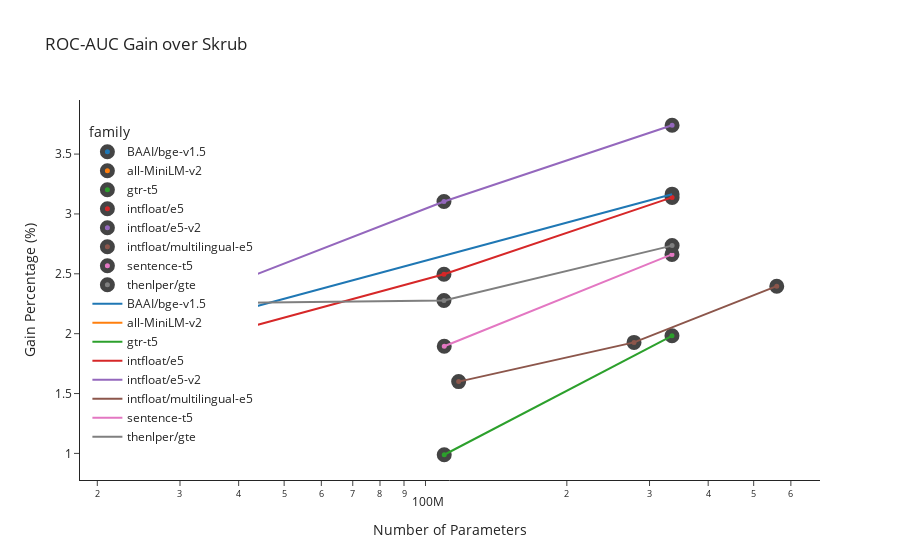

Notebook cell for this chart:
### Code cell
import plotly.express as px
import plotly.graph_objects as go

# Create scatter plot
fig = px.scatter(
    merged_dataframe,
    x = "Number of Parameters",
    y = "gain_percent",
    color="family",
    log_x=True,
    title="ROC-AUC Gain over Skrub",
    labels={
        #"ngrams_div_by_nrows": "Number of Unique N-grams Divided by N-Rows (log scale)",
        "gain_percent": "Gain Percentage (%)",
    },
    template="simple_white",
    #color_discrete_sequence=px.colors.qualitative.Pastel1,  # Use a less vibrant color palette
    hover_data={"family": False}  # Disable hover for scatter plot to avoid duplicate hover info with lines
)

# Reduce marker size and line width
for trace in fig.data:
    trace.marker.size = 10
    trace.marker.line.width = 5

# Extract color sequence used by Plotly Express
color_discrete_map = {}
for trace in fig.data:
    color_discrete_map[trace.name] = trace.marker.color

# Create lines with the same color sequence
for prefix, group in merged_dataframe.groupby('family'):
    # sort the group based on "Number of Parameters"
    group_sorted = group.sort_values("Number of Parameters")
    fig.add_trace(
        go.Scatter(
            x=group_sorted["Number of Parameters"], 
            y=group_sorted["gain_percent"],
            mode='lines',
            line=dict(color=color_discrete_map[prefix], width=2),  # Reduce line width
            name=prefix,
            hovertemplate='Number of Parameters: %{x}<br>Gain Percentage: %{y}%'  # Customize hover info
        )
    )

# Move legend to the side
fig.update_layout(
    legend=dict(
        orientation="v",
        yanchor="top",
        y=0.95,
        xanchor="left",
        x=0.01
    )
)

fig.show()

### Figure 1 — Plotly figure (JSON) as saved in the notebook; plotly's stock layout.template omitted (floating-point values rounded to 4 significant figures)
{"data": [{"customdata": [["BAAI/bge-v1.5"], ["BAAI/bge-v1.5"]], "hovertemplate": "Number of Parameters=%{x}<br>Gain Percentage (%)=%{y}<extra></extra>", "legendgroup": "BAAI/bge-v1.5", "marker": {"color": "#1F77B4", "line": {"width": 5}, "size": 10, "symbol": "circle"}, "mode": "markers", "name": "BAAI/bge-v1.5", "orientation": "v", "showlegend": true, "type": "scatter", "x": [335141888, 33360000], "xaxis": "x", "y": [3.165, 2.106], "yaxis": "y"}, {"customdata": [["all-MiniLM-v2"], ["all-MiniLM-v2"]], "hovertemplate": "Number of Parameters=%{x}<br>Gain Percentage (%)=%{y}<extra></extra>", "legendgroup": "all-MiniLM-v2", "marker": {"color": "#FF7F0E", "line": {"width": 5}, "size": 10, "symbol": "circle"}, "mode": "markers", "name": "all-MiniLM-v2", "orientation": "v", "showlegend": true, "type": "scatter", "x": [33360000, 22713216], "xaxis": "x", "y": [1.536, 1.454], "yaxis": "y"}, {"customdata": [["gtr-t5"], ["gtr-t5"]], "hovertemplate": "Number of Parameters=%{x}<br>Gain Percentage (%)=%{y}<extra></extra>", "legendgroup": "gtr-t5", "marker": {"color": "#2CA02C", "line": {"width": 5}, "size": 10, "symbol": "circle"}, "mode": "markers", "name": "gtr-t5", "orientation": "v", "showlegend": true, "type": "scatter", "x": [109628544, 334939648], "xaxis": "x", "y": [0.9887, 1.982], "yaxis": "y"}, {"customdata": [["intfloat/e5"], ["intfloat/e5"], ["intfloat/e5"]], "hovertemplate": "Number of Parameters=%{x}<br>Gain Percentage (%)=%{y}<extra></extra>", "legendgroup": "intfloat/e5", "marker": {"color": "#D62728", "line": {"width": 5}, "size": 10, "symbol": "circle"}, "mode": "markers", "name": "intfloat/e5", "orientation": "v", "showlegend": true, "type": "scatter", "x": [109482240, 335141888, 33360000], "xaxis": "x", "y": [2.496, 3.138, 1.947], "yaxis": "y"}, {"customdata": [["intfloat/e5-v2"], ["intfloat/e5-v2"], ["intfloat/e5-v2"]], "hovertemplate": "Number of Parameters=%{x}<br>Gain Percentage (%)=%{y}<extra></extra>", "legendgroup": "intfloat/e5-v2", "marker": {"color": "#9467BD", "line": {"width": 5}, "size": 10, "symbol": "circle"}, "mode": "markers", "name": "intfloat/e5-v2", "orientation": "v", "showlegend": true, "type": "scatter", "x": [109482240, 335141888, 33360000], "xaxis": "x", "y": [3.104, 3.741, 2.317], "yaxis": "y"}, {"customdata": [["intfloat/multilingual-e5"], ["intfloat/multilingual-e5"], ["intfloat/multilingual-e5"]], "hovertemplate": "Number of Parameters=%{x}<br>Gain Percentage (%)=%{y}<extra></extra>", "legendgroup": "intfloat/multilingual-e5", "marker": {"color": "#8C564B", "line": {"width": 5}, "size": 10, "symbol": "circle"}, "mode": "markers", "name": "intfloat/multilingual-e5", "orientation": "v", "showlegend": true, "type": "scatter", "x": [278043648, 559890432, 117653760], "xaxis": "x", "y": [1.927, 2.397, 1.6], "yaxis": "y"}, {"customdata": [["sentence-t5"], ["sentence-t5"]], "hovertemplate": "Number of Parameters=%{x}<br>Gain Percentage (%)=%{y}<extra></extra>", "legendgroup": "sentence-t5", "marker": {"color": "#E377C2", "line": {"width": 5}, "size": 10, "symbol": "circle"}, "mode": "markers", "name": "sentence-t5", "orientation": "v", "showlegend": true, "type": "scatter", "x": [109628544, 334939648], "xaxis": "x", "y": [1.895, 2.662], "yaxis": "y"}, {"customdata": [["thenlper/gte"], ["thenlper/gte"], ["thenlper/gte"]], "hovertemplate": "Number of Parameters=%{x}<br>Gain Percentage (%)=%{y}<extra></extra>", "legendgroup": "thenlper/gte", "marker": {"color": "#7F7F7F", "line": {"width": 5}, "size": 10, "symbol": "circle"}, "mode": "markers", "name": "thenlper/gte", "orientation": "v", "showlegend": true, "type": "scatter", "x": [109482240, 335141888, 33360000], "xaxis": "x", "y": [2.277, 2.736, 2.254], "yaxis": "y"}, {"hovertemplate": "Number of Parameters: %{x}<br>Gain Percentage: %{y}%", "line": {"color": "#1F77B4", "width": 2}, "mode": "lines", "name": "BAAI/bge-v1.5", "type": "scatter", "x": [33360000, 335141888], "y": [2.106, 3.165]}, {"hovertemplate": "Number of Parameters: %{x}<br>Gain Percentage: %{y}%", "line": {"color": "#FF7F0E", "width": 2}, "mode": "lines", "name": "all-MiniLM-v2", "type": "scatter", "x": [22713216, 33360000], "y": [1.454, 1.536]}, {"hovertemplate": "Number of Parameters: %{x}<br>Gain Percentage: %{y}%", "line": {"color": "#2CA02C", "width": 2}, "mode": "lines", "name": "gtr-t5", "type": "scatter", "x": [109628544, 334939648], "y": [0.9887, 1.982]}, {"hovertemplate": "Number of Parameters: %{x}<br>Gain Percentage: %{y}%", "line": {"color": "#D62728", "width": 2}, "mode": "lines", "name": "intfloat/e5", "type": "scatter", "x": [33360000, 109482240, 335141888], "y": [1.947, 2.496, 3.138]}, {"hovertemplate": "Number of Parameters: %{x}<br>Gain Percentage: %{y}%", "line": {"color": "#9467BD", "width": 2}, "mode": "lines", "name": "intfloat/e5-v2", "type": "scatter", "x": [33360000, 109482240, 335141888], "y": [2.317, 3.104, 3.741]}, {"hovertemplate": "Number of Parameters: %{x}<br>Gain Percentage: %{y}%", "line": {"color": "#8C564B", "width": 2}, "mode": "lines", "name": "intfloat/multilingual-e5", "type": "scatter", "x": [117653760, 278043648, 559890432], "y": [1.6, 1.927, 2.397]}, {"hovertemplate": "Number of Parameters: %{x}<br>Gain Percentage: %{y}%", "line": {"color": "#E377C2", "width": 2}, "mode": "lines", "name": "sentence-t5", "type": "scatter", "x": [109628544, 334939648], "y": [1.895, 2.662]}, {"hovertemplate": "Number of Parameters: %{x}<br>Gain Percentage: %{y}%", "line": {"color": "#7F7F7F", "width": 2}, "mode": "lines", "name": "thenlper/gte", "type": "scatter", "x": [33360000, 109482240, 335141888], "y": [2.254, 2.277, 2.736]}], "layout": {"legend": {"orientation": "v", "title": {"text": "family"}, "tracegroupgap": 0, "x": 0.01, "xanchor": "left", "y": 0.95, "yanchor": "top"}, "title": {"text": "ROC-AUC Gain over Skrub"}, "xaxis": {"anchor": "y", "domain": [0, 1], "title": {"text": "Number of Parameters"}, "type": "log"}, "yaxis": {"anchor": "x", "domain": [0, 1], "title": {"text": "Gain Percentage (%)"}}}}
